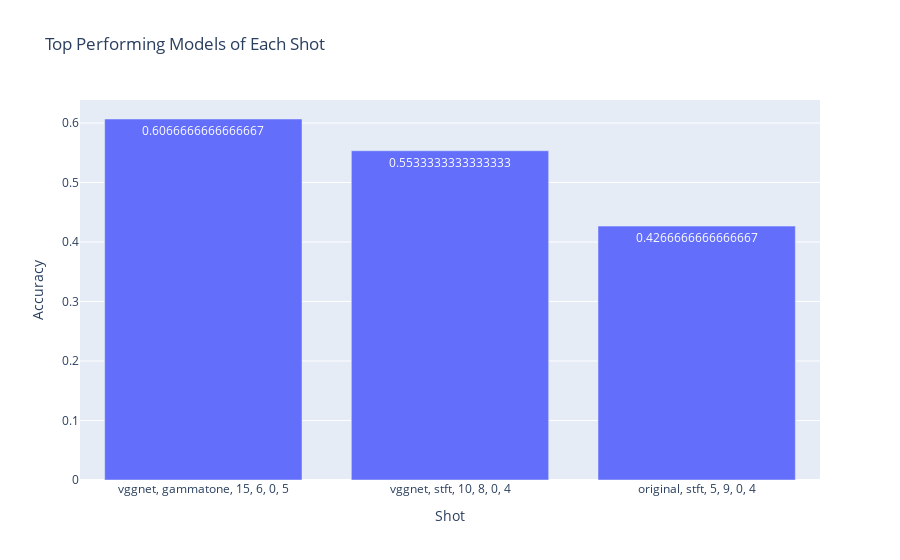

Write notebook code for a chart like this one.
### Code cell
x = df["x_value"]
y = df["y_value"]

fig = go.Figure(
    data=[
        go.Bar(
            x=x,
            y=y,
            text=y,
            textposition="auto",
        )
    ]
)
fig.update_layout(
    title="Top Performing Models of Each Shot",
    xaxis_title="Shot",
    yaxis_title="Accuracy",
)
fig.show()

### Figure 1 — Plotly figure (JSON) as saved in the notebook; plotly's stock layout.template omitted (floating-point values rounded to 4 significant figures)
{"data": [{"text": [0.6067, 0.5533, 0.4267], "textposition": "auto", "type": "bar", "x": ["vggnet, gammatone, 15, 6, 0, 5", "vggnet, stft, 10, 8, 0, 4", "original, stft, 5, 9, 0, 4"], "y": [0.6067, 0.5533, 0.4267]}], "layout": {"title": {"text": "Top Performing Models of Each Shot"}, "xaxis": {"title": {"text": "Shot"}}, "yaxis": {"title": {"text": "Accuracy"}}}}
